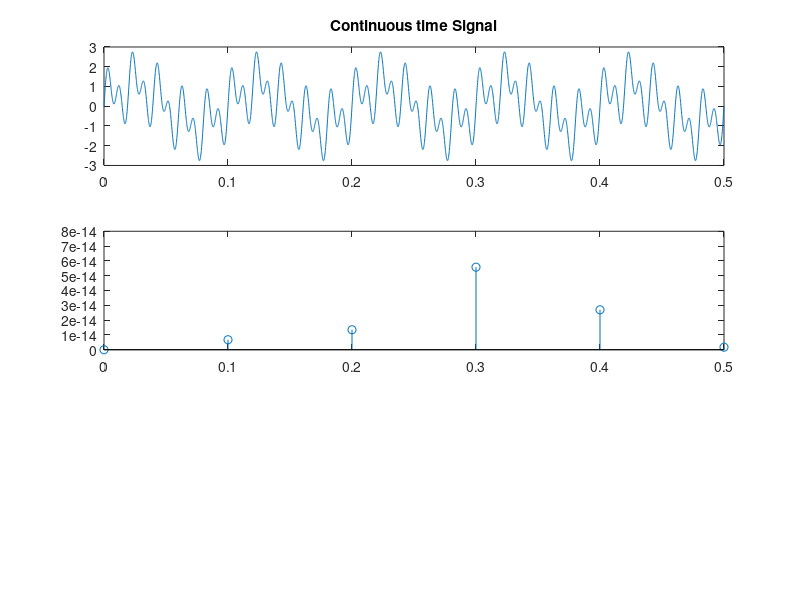

Recreate this plot in MATLAB. (Note: this script raises an error after producing the figure.)
%% Sampling and reconstruction of the signal -
%% y = sin(2*pi*10*t) + sin(2*pi*50*t) + sin(2*pi*100*t)

clear; clc; close all;

%% Sampling and Reconstruct using different sampling rates 

sample_rates = [10, 50, 100, 200];     % Sampling rates
fig_count = 0;

for i = sample_rates
    % Defining parameters
    Fs = i;              % sampling rate
    Ts = 1/Fs;           % sampling period
    
    % generating continous and sampled signals
    tc = 0: 1e-4 : 0.5;                 % continuous time axis
    cont_signal = sin(2*pi*10*tc) + sin(2*pi*50*tc) + sin(2*pi*100*tc);   % continuous signal
    
    td = 0: Ts : 0.5;                   % Descrete time axis
    sample_number = length(td);         % number of samples
    des_signal = sin(2*pi*10*td) + sin(2*pi*50*td) + sin(2*pi*100*td);    % Descreate signal
    
    % Reconstructing
    tr = 0: 1e-4 : 0.5;                        % time axis for reconstruction
    recon_signal = interp1(td, des_signal,tr); % reconstructed signals
    
    % plotting of continuous and sampled signal
    fig_count = fig_count + 1;
    figure(fig_count)
    % for continuous
    subplot(3,1,1);
    plot(tc, cont_signal)
    title("Continuous time Signal")
    
    % for sampled signal
    subplot(3,1,2)
    stem(td, des_signal)
    title("Sampled Signal for sample rate of " + Fs + "Hz")
    
    % for recoonstructed signal
    subplot(3,1,3);
    plot(tr, recon_signal);
    title("Reconstructed Signal from the sampled signal of " + Fs +"Hz")
end



